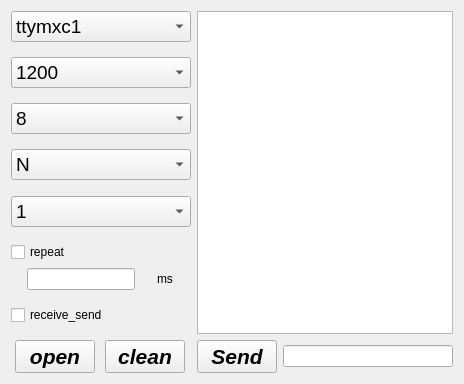
<?xml version="1.0" encoding="UTF-8"?>
<ui version="4.0">
 <class>Uart</class>
 <widget class="QWidget" name="Uart">
  <property name="geometry">
   <rect>
    <x>0</x>
    <y>0</y>
    <width>464</width>
    <height>384</height>
   </rect>
  </property>
  <property name="windowTitle">
   <string>MainWindow</string>
  </property>
  <layout class="QGridLayout" name="gridLayout">
   <item row="0" column="0">
    <layout class="QHBoxLayout" name="horizontalLayout_10">
     <item>
      <layout class="QVBoxLayout" name="verticalLayout_2">
       <item>
        <widget class="QComboBox" name="portNameComboBox">
         <property name="sizePolicy">
          <sizepolicy hsizetype="Expanding" vsizetype="Fixed">
           <horstretch>0</horstretch>
           <verstretch>0</verstretch>
          </sizepolicy>
         </property>
         <property name="font">
          <font>
           <pointsize>14</pointsize>
           <weight>50</weight>
           <italic>false</italic>
           <bold>false</bold>
          </font>
         </property>
         <property name="currentIndex">
          <number>0</number>
         </property>
         <item>
          <property name="text">
           <string>ttymxc1</string>
          </property>
         </item>
         <item>
          <property name="text">
           <string>ttymxc2</string>
          </property>
         </item>
         <item>
          <property name="text">
           <string>ttymxc3</string>
          </property>
         </item>
         <item>
          <property name="text">
           <string>ttymxc4</string>
          </property>
         </item>
        </widget>
       </item>
       <item>
        <spacer name="verticalSpacer">
         <property name="orientation">
          <enum>Qt::Vertical</enum>
         </property>
         <property name="sizeHint" stdset="0">
          <size>
           <width>20</width>
           <height>40</height>
          </size>
         </property>
        </spacer>
       </item>
       <item>
        <widget class="QComboBox" name="baudRateComboBox">
         <property name="sizePolicy">
          <sizepolicy hsizetype="Expanding" vsizetype="Fixed">
           <horstretch>0</horstretch>
           <verstretch>0</verstretch>
          </sizepolicy>
         </property>
         <property name="font">
          <font>
           <pointsize>14</pointsize>
          </font>
         </property>
         <property name="currentIndex">
          <number>0</number>
         </property>
         <item>
          <property name="text">
           <string>1200</string>
          </property>
         </item>
         <item>
          <property name="text">
           <string>2400</string>
          </property>
         </item>
         <item>
          <property name="text">
           <string>4800</string>
          </property>
         </item>
         <item>
          <property name="text">
           <string>9600</string>
          </property>
         </item>
         <item>
          <property name="text">
           <string>19200</string>
          </property>
         </item>
         <item>
          <property name="text">
           <string>38400</string>
          </property>
         </item>
         <item>
          <property name="text">
           <string>57600</string>
          </property>
         </item>
         <item>
          <property name="text">
           <string>115200</string>
          </property>
         </item>
        </widget>
       </item>
       <item>
        <spacer name="verticalSpacer_2">
         <property name="orientation">
          <enum>Qt::Vertical</enum>
         </property>
         <property name="sizeHint" stdset="0">
          <size>
           <width>20</width>
           <height>40</height>
          </size>
         </property>
        </spacer>
       </item>
       <item>
        <widget class="QComboBox" name="dataBitsComboBox">
         <property name="sizePolicy">
          <sizepolicy hsizetype="Expanding" vsizetype="Fixed">
           <horstretch>0</horstretch>
           <verstretch>0</verstretch>
          </sizepolicy>
         </property>
         <property name="font">
          <font>
           <pointsize>14</pointsize>
           <weight>50</weight>
           <italic>false</italic>
           <bold>false</bold>
          </font>
         </property>
         <property name="currentIndex">
          <number>0</number>
         </property>
         <item>
          <property name="text">
           <string>8</string>
          </property>
         </item>
        </widget>
       </item>
       <item>
        <spacer name="verticalSpacer_3">
         <property name="orientation">
          <enum>Qt::Vertical</enum>
         </property>
         <property name="sizeHint" stdset="0">
          <size>
           <width>20</width>
           <height>40</height>
          </size>
         </property>
        </spacer>
       </item>
       <item>
        <widget class="QComboBox" name="parityComboBox">
         <property name="sizePolicy">
          <sizepolicy hsizetype="Expanding" vsizetype="Fixed">
           <horstretch>0</horstretch>
           <verstretch>0</verstretch>
          </sizepolicy>
         </property>
         <property name="font">
          <font>
           <pointsize>14</pointsize>
          </font>
         </property>
         <item>
          <property name="text">
           <string>N</string>
          </property>
         </item>
        </widget>
       </item>
       <item>
        <spacer name="verticalSpacer_4">
         <property name="orientation">
          <enum>Qt::Vertical</enum>
         </property>
         <property name="sizeHint" stdset="0">
          <size>
           <width>20</width>
           <height>40</height>
          </size>
         </property>
        </spacer>
       </item>
       <item>
        <widget class="QComboBox" name="stopBitsComboBox">
         <property name="sizePolicy">
          <sizepolicy hsizetype="Expanding" vsizetype="Fixed">
           <horstretch>0</horstretch>
           <verstretch>0</verstretch>
          </sizepolicy>
         </property>
         <property name="font">
          <font>
           <pointsize>14</pointsize>
          </font>
         </property>
         <item>
          <property name="text">
           <string>1</string>
          </property>
         </item>
        </widget>
       </item>
       <item>
        <spacer name="verticalSpacer_5">
         <property name="orientation">
          <enum>Qt::Vertical</enum>
         </property>
         <property name="sizeHint" stdset="0">
          <size>
           <width>20</width>
           <height>40</height>
          </size>
         </property>
        </spacer>
       </item>
       <item>
        <layout class="QVBoxLayout" name="verticalLayout">
         <item>
          <widget class="QCheckBox" name="repeatCheckBox">
           <property name="sizePolicy">
            <sizepolicy hsizetype="Fixed" vsizetype="Fixed">
             <horstretch>0</horstretch>
             <verstretch>0</verstretch>
            </sizepolicy>
           </property>
           <property name="text">
            <string>repeat</string>
           </property>
          </widget>
         </item>
         <item>
          <layout class="QHBoxLayout" name="horizontalLayout_3">
           <item>
            <widget class="QLineEdit" name="repeatTimeLineEdit">
             <property name="sizePolicy">
              <sizepolicy hsizetype="Maximum" vsizetype="Fixed">
               <horstretch>0</horstretch>
               <verstretch>0</verstretch>
              </sizepolicy>
             </property>
            </widget>
           </item>
           <item>
            <widget class="QLabel" name="label">
             <property name="sizePolicy">
              <sizepolicy hsizetype="Fixed" vsizetype="Fixed">
               <horstretch>0</horstretch>
               <verstretch>0</verstretch>
              </sizepolicy>
             </property>
             <property name="text">
              <string>ms</string>
             </property>
            </widget>
           </item>
          </layout>
         </item>
        </layout>
       </item>
       <item>
        <spacer name="verticalSpacer_6">
         <property name="orientation">
          <enum>Qt::Vertical</enum>
         </property>
         <property name="sizeHint" stdset="0">
          <size>
           <width>20</width>
           <height>40</height>
          </size>
         </property>
        </spacer>
       </item>
       <item>
        <widget class="QCheckBox" name="recv_send_checkBox">
         <property name="sizePolicy">
          <sizepolicy hsizetype="Maximum" vsizetype="Fixed">
           <horstretch>0</horstretch>
           <verstretch>0</verstretch>
          </sizepolicy>
         </property>
         <property name="text">
          <string>receive_send</string>
         </property>
        </widget>
       </item>
       <item>
        <spacer name="verticalSpacer_7">
         <property name="orientation">
          <enum>Qt::Vertical</enum>
         </property>
         <property name="sizeHint" stdset="0">
          <size>
           <width>20</width>
           <height>40</height>
          </size>
         </property>
        </spacer>
       </item>
       <item>
        <layout class="QHBoxLayout" name="horizontalLayout_2">
         <item>
          <widget class="QPushButton" name="pushButton_open">
           <property name="sizePolicy">
            <sizepolicy hsizetype="Maximum" vsizetype="Fixed">
             <horstretch>0</horstretch>
             <verstretch>0</verstretch>
            </sizepolicy>
           </property>
           <property name="font">
            <font>
             <pointsize>16</pointsize>
             <weight>75</weight>
             <italic>true</italic>
             <bold>true</bold>
             <underline>false</underline>
            </font>
           </property>
           <property name="text">
            <string>open</string>
           </property>
          </widget>
         </item>
         <item>
          <widget class="QPushButton" name="pushButton_clean">
           <property name="sizePolicy">
            <sizepolicy hsizetype="Maximum" vsizetype="Fixed">
             <horstretch>0</horstretch>
             <verstretch>0</verstretch>
            </sizepolicy>
           </property>
           <property name="font">
            <font>
             <pointsize>16</pointsize>
             <weight>75</weight>
             <italic>true</italic>
             <bold>true</bold>
            </font>
           </property>
           <property name="text">
            <string>clean</string>
           </property>
          </widget>
         </item>
        </layout>
       </item>
      </layout>
     </item>
     <item>
      <layout class="QVBoxLayout" name="verticalLayout_5">
       <item>
        <widget class="QTextEdit" name="textEdit">
         <property name="sizePolicy">
          <sizepolicy hsizetype="Minimum" vsizetype="Expanding">
           <horstretch>0</horstretch>
           <verstretch>0</verstretch>
          </sizepolicy>
         </property>
        </widget>
       </item>
       <item>
        <layout class="QHBoxLayout" name="horizontalLayout_7">
         <item>
          <layout class="QVBoxLayout" name="verticalLayout_3">
           <item>
            <widget class="QPushButton" name="pushButton_send">
             <property name="font">
              <font>
               <pointsize>16</pointsize>
               <weight>75</weight>
               <italic>true</italic>
               <bold>true</bold>
              </font>
             </property>
             <property name="text">
              <string>Send</string>
             </property>
            </widget>
           </item>
          </layout>
         </item>
         <item>
          <layout class="QVBoxLayout" name="verticalLayout_4">
           <item>
            <widget class="QLineEdit" name="sendTextLineEdit"/>
           </item>
          </layout>
         </item>
        </layout>
       </item>
      </layout>
     </item>
    </layout>
   </item>
  </layout>
 </widget>
 <layoutdefault spacing="6" margin="11"/>
 <resources/>
 <connections/>
</ui>
